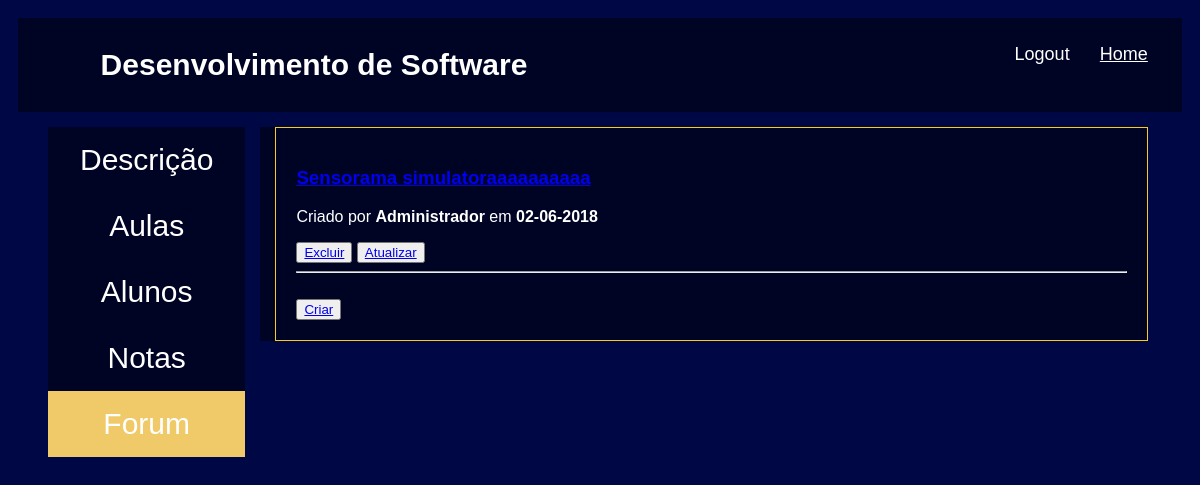
Page /turmas/1/forum/ (signed in) on the committed database.
### turmas/models.py (models this page shows, shortened)
class Turma(models.Model):
    name = models.CharField(max_length=100)
    description = models.TextField()
    estudantes = models.ManyToManyField(Estudante)
    professor = models.ManyToManyField(Professor)
    coordenador = models.ManyToManyField(Coodenador)

class Postagem(models.Model):
    titulo = models.CharField(max_length=100)
    descricao = models.TextField()
    turma = models.ForeignKey(Turma, on_delete=models.CASCADE)
    user = models.ForeignKey(User, on_delete=models.CASCADE)
    data = models.DateField(auto_now_add=True)

### turmas/views.py (the view)
# urls.py: path('<int:id>/forum/', views.turmas_forum, name="forum"),
@login_required(login_url="/")
def turmas_forum(request, id):
    turma = Turma.objects.get(id=id)
    return render(request, 'turmas/turma_forum.html', {'turma': turma})

### turmas/templates/turmas/turma_forum.html
{% extends 'base_layout_turmas.html' %}
{% block content %}
    <div class="menu">
        <ul>
          <li><a href="{% url 'turmas:detail' id=turma.id %}">Descrição</a></li>
          <li><a href="{% url 'turmas:aulas' id=turma.id %}">Aulas</a></li>
          <li><a href="{% url 'turmas:alunos' id=turma.id %}">Alunos</a></li>
          <li><a href="{% url 'turmas:notas' id=turma.id %}">Notas</a></li>
          <li><a class="active" href="{% url 'turmas:forum' id=turma.id %}">Forum</a></li>
        </ul>
    </div>
    <div class="teste">
        <form class="site-form" method="post">
        {% for postagem in turma.postagem_set.all %}
                <a href="{% url 'turmas:exibir_postagem' id=turma.id id1=postagem.id %}"><h3>{{postagem.titulo}}</h3></a>
                <p>Criado por <b>{{postagem.user.get_full_name}}</b> em <b>{{postagem.data|date:'d-m-Y'}}</b></p>
                {% if postagem.user == user %}
                <button><a href="{{postagem.id}}/delete">Excluir</a></button>
                <button><a href="{{postagem.id}}/update">Atualizar</a></button>
                {% endif %}
        {% endfor %}
        <hr/>
        <br/>
        <button><a href="{% url 'turmas:criar_postagem' id=turma.id %}">Criar</a></button>
        </form>
    </div>
{% endblock %}

### templates/base_layout_turmas.html (shortened to what this page needs)
<!DOCTYPE html>
{% load static from staticfiles %}
<html lang="en">
<head>
    <link rel="stylesheet" href="{% static 'styles.css'%}">
</head>
<body>
    <div class="header">
        {% if turma %}
            <h1>{{turma.name}}</h1>
        {% else %}
            <h1>Turmas</h1>
        {% endif %}
        <nav>
            <ul>
                <li>
                    <form class="logout-link" action="{% url 'accounts:logout' %}" method="post">
                        <button type="submit">Logout</button>
                    </form>
                </li>
                <li>
                    <a href="{% url 'index' %}">Home</a>
                </li>
            </ul>
        </nav>
    </div>
    <div class="wrapper">
        {% block content %}
        {% endblock %}
    </div>
</body>
</html>

### static/styles.css (style rules this page uses)
body { font-family: Arial; padding: 10px; background-color: #000745; color: #fff; }
.header { padding: 10px; text-align: center; background-color: #000424; font-size: 15px; color: #fff; display: grid; grid-template-columns: 1fr 1fr; }
.menu { float: left; margin-top: 15px; margin-left: 15px; padding-left: 15px; }
.menu ul { list-style-type: none; margin: 0; padding: 0; width: 100%; height: 100%; background-color: #000424; }
.menu li a { display: block; color: #fff; padding: 16px 32px; text-decoration: none; font-size: 30px; text-align: center; }
.menu li a.active { background-color: #f0ca69; color: white; }
.teste { background: #000424; margin-top: 15px; margin-left: 15px; padding-left: 15px; width: 75%; height: 100%; float: left; }
.teste form { margin-top: 0px; margin-left: 0px; }
nav { justify-self: end; }
nav li { display: inline-block; padding-left: 20px; }
nav button { background: none; color: #fff; cursor: pointer; border: 0; font-size: 1.2em; }
nav a { background: none; color: #fff; font-size: 1.2em; }
.site-form { margin-top: 60px; border: 1px solid #fACC14; padding: 20px; }

### rows in the picture
Turma: name "Desenvolvimento de Software"
Postagem: titulo "Sensorama simulatoraaaaaaaaaa", user.get_full_name "Administrador", data "02-06-2018"
